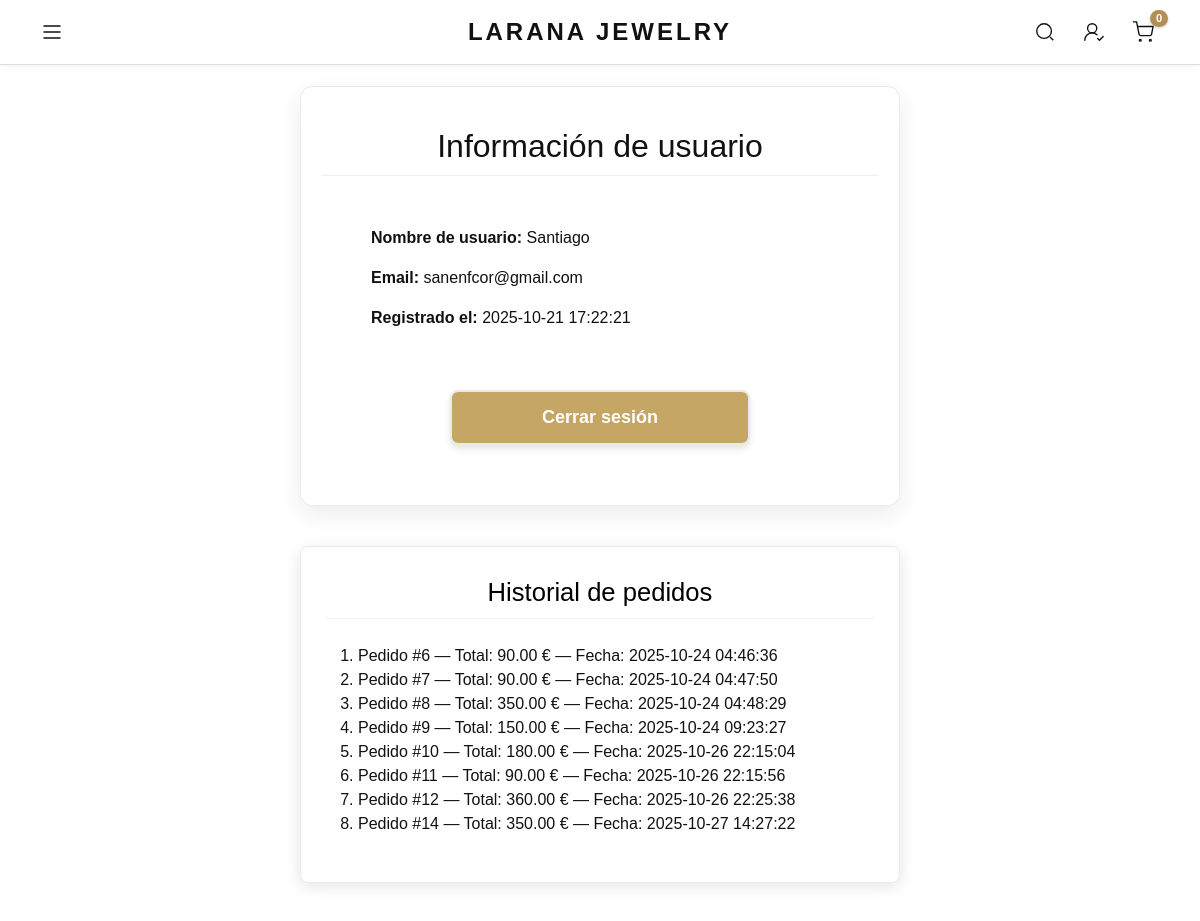
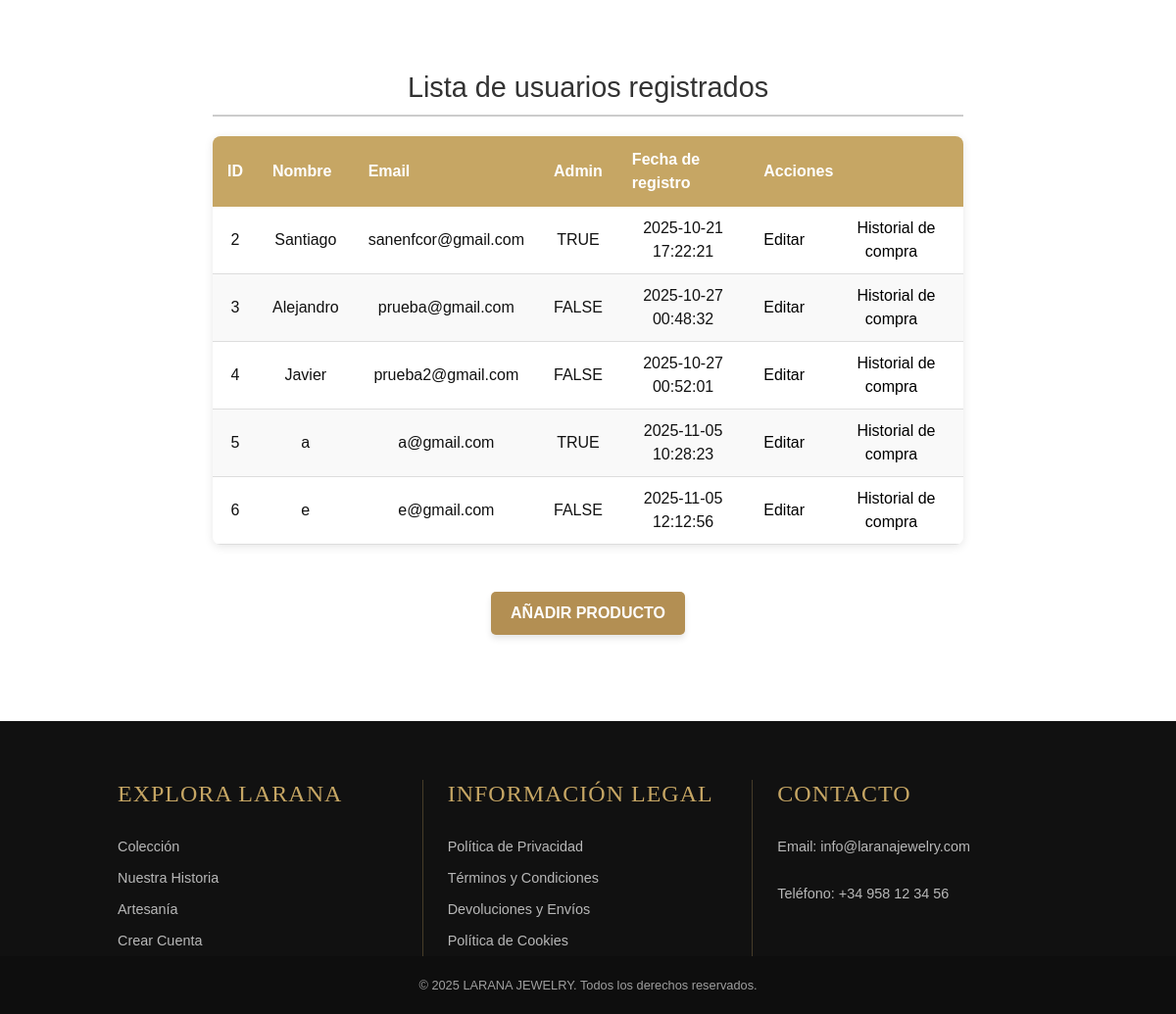
Page /tienda_login_php/perfil.php (signed in) on the committed database (2 pictures, top to bottom).
### tables this page shows
CREATE TABLE `usuarios` (
  `id` int(11) NOT NULL,
  `nombre` varchar(100) NOT NULL,
  `apellido` varchar(100) NOT NULL,
  `email` varchar(255) NOT NULL,
  `password` varchar(255) NOT NULL,
  `telefono` varchar(20) NOT NULL,
  `direccion` varchar(255) NOT NULL,
  `acepta_terminos` tinyint(1) NOT NULL DEFAULT 0,
  `fecha_registro` timestamp NOT NULL DEFAULT current_timestamp(),
  `admin` tinyint(1) NOT NULL DEFAULT 0
);

CREATE TABLE `pedidos` (
  `id` int(11) NOT NULL,
  `usuario_id` int(11) NOT NULL,
  `fecha` datetime DEFAULT current_timestamp(),
  `total` decimal(10,2) NOT NULL,
  `estado` enum('pendiente','entregado') DEFAULT 'pendiente'
);

### tienda_login_php/perfil.php (the view, shortened to what this page needs)
<?php
require_once "db_connect.php";
include __DIR__ . '/../includes/header.php';
?>
<main>
    <section class="perfil-info">
        <h2 class="Titulo_Usu">Información de usuario</h2>
        <div class="Info_Usu">
            <p><strong>Nombre de usuario:</strong> <?= htmlspecialchars($usuario['nombre']) ?></p>
            <p><strong>Email:</strong> <?= htmlspecialchars($usuario['email']) ?></p>
            <p><strong>Registrado el:</strong>
                <?php
                    try {
                        $sql = "SELECT fecha_registro FROM usuarios WHERE id = :id";
                        $stmt = $conn->prepare($sql);
                        $stmt->execute([':id' => $usuario['id']]);
                        $resultado = $stmt->fetch(PDO::FETCH_ASSOC);
                        if ($resultado) {
                            echo htmlspecialchars($resultado['fecha_registro']) . "</p>";
                        } else {
                            echo "No disponible";
                        }
                    } catch (PDOException $e) {
                        echo "<p style='color:red;'>Error al obtener la fecha: " . htmlspecialchars($e->getMessage()) . "</p>";
                    }
                ?>
        </div>
        <p class="Boton_Sesion">
            <a href="/J_S25_Tienda_Online/tienda_login_php/logout.php" style="text-decoration: none;color: #ffffffff;">Cerrar sesión</a>
        </p>
    </section>
    <section class="perfil-historial">
        <h2 class="Titutlo_Pedidos">Historial de pedidos</h2>
        <?php
        try {
            $sql = "SELECT id, total, fecha FROM pedidos WHERE usuario_id = :usuario_id ORDER BY fecha";
            $stmt = $conn->prepare($sql);
            $stmt->execute([':usuario_id' => $usuario['id']]);
            $pedidos = $stmt->fetchAll(PDO::FETCH_ASSOC);
            if ($pedidos) {
                echo "<ol>";
                foreach ($pedidos as $pedido) {
                    echo "<li>Pedido #{$pedido['id']} — Total: {$pedido['total']} € — Fecha: {$pedido['fecha']}</li>";
                }
                echo "</ol>";
            } else {
                echo "<p>No has realizado ningún pedido.</p>";
            }
        } catch (PDOException $e) {
            echo "<p style='color:red;'>Error al cargar historial: " . htmlspecialchars($e->getMessage()) . "</p>";
        }
        ?>
    </section>
    <section class="perfil-admin">
        <?php if ($usuario['admin'] == 1): ?>
        <h2 class="titulo-usuarios">Lista de usuarios registrados</h2>
        <?php
        try {
            $sql = "SELECT id, nombre, email, admin, fecha_registro FROM usuarios";
            $stmt = $conn->prepare($sql);
            $stmt->execute();
            $usuarios = $stmt->fetchAll(PDO::FETCH_ASSOC);
            if ($usuarios) {
                echo "<table class='lista-usuarios-admin'>";
                echo "<thead><tr><th>ID</th><th>Nombre</th><th>Email</th><th>Admin</th><th>Fecha de registro</th><th colspan='2'>Acciones</th></tr></thead>";
                echo "<tbody>";
                foreach ($usuarios as $u) {
                    echo "<tr>";
                    echo "<td>{$u['id']}</td>";
                    echo "<td>" . htmlspecialchars($u['nombre']) . "</td>";
                    echo "<td>" . htmlspecialchars($u['email']) . "</td>";
                    echo "<td>" . ($u['admin'] ? 'TRUE' : 'FALSE') . "</td>";
                    echo "<td>{$u['fecha_registro']}</td>";
                    echo "<td><a class='enlace-accion' href='/J_S25_Tienda_Online/tienda_login_php/modificar_usuarios.php?id={$u['id']}'>Editar</a></td>";
                    echo "<td><a class='enlace-accion' href='/J_S25_Tienda_Online/tienda_login_php/ver_historial.php?id={$u['id']}'>Historial de compra</a></td>";
                    echo "</tr>";
                }
                echo "</tbody></table>";
            }
        } catch (PDOException $e) {
            echo "<p class='error-message'>Error al obtener usuarios: " . htmlspecialchars($e->getMessage()) . "</p>";
        }
        ?>
        <section class="seccion-acciones-admin text-center mt-5 mb-5">
            <p>
                <button type="button" class="btn-agregar-producto" data-bs-toggle="modal" data-bs-target="#addProductModal">
                    Añadir producto
                </button>
            </p>
        </section>
    </section> <?php endif; ?> </main>
<?php include __DIR__ . '/../includes/footer.php'; ?>

### style.css (style rules this page uses)
:root { --negro:#111; --dorado:#c6a664; --dorado-osc:#b38f53; --gris:#fafafa; --beige:#f8f4ef; --borde:#eaeaea; --max:1200px; }
* { box-sizing: border-box; }
html,body { margin:0; padding:0; }
body { font-family:'Karla',sans-serif; color:var(--negro); background:#fff; overflow-x:hidden; }
body { padding-top: 86px; }
.perfil-info { max-width: 600px; margin: 0 auto; padding: 40px 20px; background: #fff; border-radius: 12px; box-shadow: 0 8px 24px rgba(0,0,0,0.08); border: 1px solid var(--borde); text-align: center; }
.Titulo_Usu { margin-bottom: 50px; border-bottom: 1px solid #f0f0f0; padding-bottom: 10px; }
.Info_Usu { margin-left: 50px; text-align: left; margin-bottom: 60px; }
.Boton_Sesion { max-width: 300px; width: 90%; display: block; margin: 20px auto; padding: 12px 20px; background: #c6a664; border-radius: 8px; border: 2px solid var(--borde, #a38852); text-align: center; font-size: 18px; font-weight: 600; cursor: pointer; box-shadow: 0 4px 6px rgba(0, 0, 0, 0.1); transition: background 0.3s ease, box-shadow 0.3s ease; }
.perfil-historial { max-width: 600px; margin: 40px auto; padding: 30px 25px; background: #fff; border-radius: 8px; box-shadow: 0 4px 15px rgba(0, 0, 0, 0.1); border: 1px solid var(--borde, #e0e0e0); text-align: left; }
.Titutlo_Pedidos { margin-bottom: 25px; text-align: center; font-size: 1.6em; color: #000000; padding-bottom: 10px; border-bottom: 1px solid #f0f0f0; }
.perfil-admin { margin-top: 20px; padding: 40px; background: #fff; text-align: center; }
.titulo-usuarios { text-align: center; color: #333; margin-top: 30px; margin-bottom: 20px; font-size: 1.8em; border-bottom: 2px solid #ccc; padding-bottom: 10px; margin-left: auto; margin-right: auto; max-width: 90%; }
.lista-usuarios-admin { width: 90%; margin: 20px auto; border-collapse: collapse; box-shadow: 0 2px 10px rgba(0, 0, 0, 0.1); background-color: #ffffff; border-radius: 8px; overflow: hidden; }
.lista-usuarios-admin th { background-color: #c6a664; color: white; padding: 12px 15px; text-align: left; font-weight: bold; }
.lista-usuarios-admin td { padding: 10px 15px; border-bottom: 1px solid #ddd; }
.lista-usuarios-admin tbody tr:nth-child(even) { background-color: #f9f9f9; }
.lista-usuarios-admin .enlace-accion { color: #000; text-decoration: none; margin-right: 10px; transition: color 0.3s ease; }
.seccion-acciones-admin p { text-align: center; margin-top: 20px; margin-bottom: 40px; }
.btn-agregar-producto { background-color: #b38f53; color: #ffffff; padding: 10px 20px; border: none; border-radius: 5px; cursor: pointer; font-size: 1rem; font-weight: bold; text-transform: uppercase; display: inline-block; transition: background-color 0.3s ease; box-shadow: 0 4px 6px rgba(0, 0, 0, 0.1); }
:root { --font-heading: 'Times New Roman', Times, serif; --font-body: 'Arial', Helvetica, sans-serif; --dorado: #c6a664; --negro: #222222; --gris-oscuro: #444444; --blanco: #ffffff; --gris-claro: #fafafa; --borde-sutil: #dddddd; }

### tienda_login_php/styles.css (style rules this page uses)
:root { --negro: #111; --dorado: #c6a664; --dorado-osc: #b38f53; --gris: #fafafa; --beige: #f8f4ef; --borde: #eaeaea; --max: 1200px; }
* { box-sizing: border-box; margin: 0; padding: 0; }
body { font-family: 'Karla', sans-serif; color: var(--negro); background: var(--beige); display: flex; align-items: center; justify-content: center; min-height: 100vh; }

### includes/footer.php (style rules this page uses)
html { height: 100%; }
body { display: flex; flex-direction: column; min-height: 100vh; background-color: #ffffff; margin: 0; }

### rows in the picture
usuarios: fecha_registro "2025-10-21 17:22:21", id "2", nombre "Santiago", email "sanenfcor@gmail.com", admin "TRUE"
pedidos: id "6", total "90.00", fecha "2025-10-24 04:46:36"
pedidos: id "7", total "90.00", fecha "2025-10-24 04:47:50"
pedidos: id "8", total "350.00", fecha "2025-10-24 04:48:29"
pedidos: id "9", total "150.00", fecha "2025-10-24 09:23:27"
pedidos: id "10", total "180.00", fecha "2025-10-26 22:15:04"
pedidos: id "11", total "90.00", fecha "2025-10-26 22:15:56"
pedidos: id "12", total "360.00", fecha "2025-10-26 22:25:38"
pedidos: id "14", total "350.00", fecha "2025-10-27 14:27:22"
usuarios: id "3", nombre "Alejandro", email "prueba@gmail.com", admin "FALSE", fecha_registro "2025-10-27 00:48:32"
usuarios: id "4", nombre "Javier", email "prueba2@gmail.com", admin "FALSE", fecha_registro "2025-10-27 00:52:01"
usuarios: id "5", nombre "a", email "a@gmail.com", admin "TRUE", fecha_registro "2025-11-05 10:28:23"
usuarios: id "6", nombre "e", email "e@gmail.com", admin "FALSE", fecha_registro "2025-11-05 12:12:56"

### other values in the picture
$count "0"
$usuario['nombre'] "Santiago"
$usuario['email'] "sanenfcor@gmail.com"
